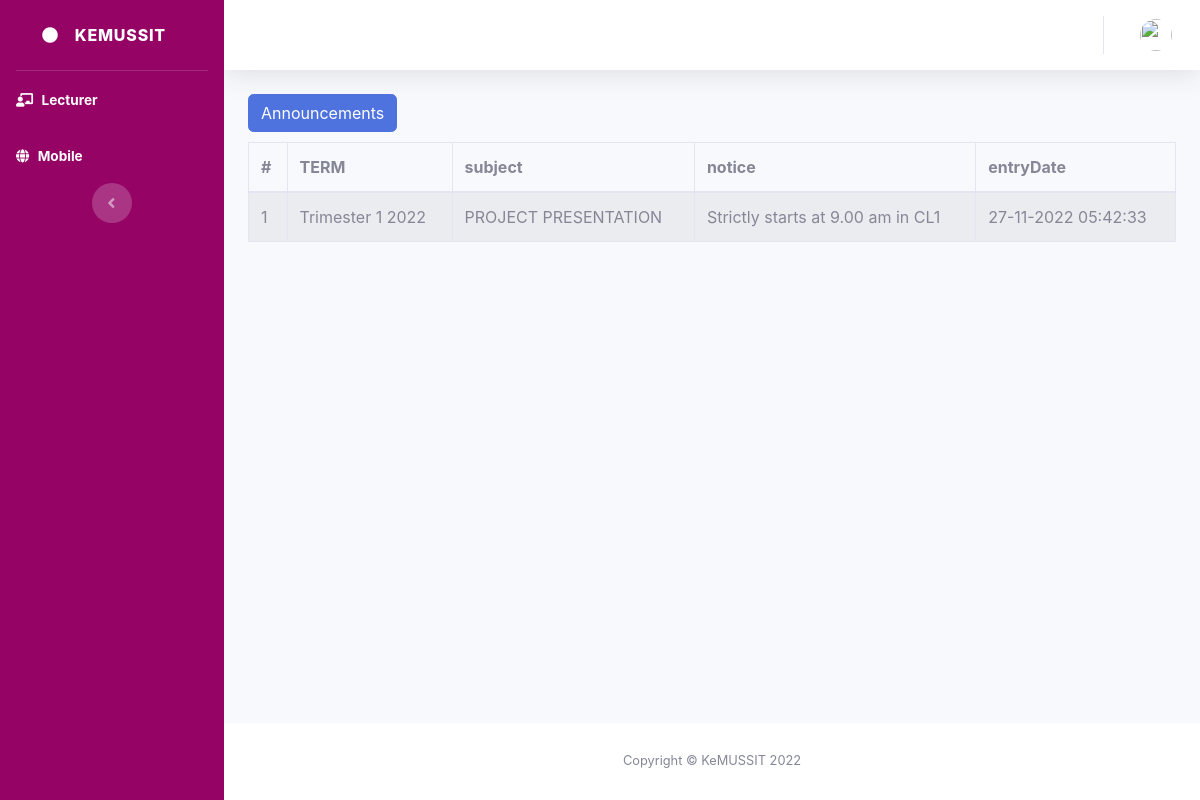
The app's page /admin_web/anno.php with its own data.
### tables this page shows
CREATE TABLE `announce` (
  `ann` int(11) NOT NULL,
  `ses` int(11) DEFAULT NULL,
  `term` varchar(50) DEFAULT NULL,
  `subject` varchar(50) DEFAULT NULL,
  `notice` varchar(250) DEFAULT NULL,
  `closure` float DEFAULT 0,
  `entry_date` varchar(50) DEFAULT NULL
);

### admin_web/anno.php (the view, shortened to what this page needs)
<?php
include 'database/connection.php';
include('header.php');
?>
<div class="dropdown" style="float: left;">
    <button class="btn btn-primary btn-xs" type="button"
        data-toggle="dropdown">Announcements</button>
</div><br>
                    <div class="row">
                        <div class="col-md-12">
                            <div class="panel panel-default">
                                <div class="panel-body">
                                    <div class="table-responsive">
                                        <table class="table table-striped table-bordered table-hover"
                                            id="dataTables-example">
                                    <thead>
                                        <tr>
                                            <th>#</th>
                                            <th>TERM</th>
                                            <th>subject</th>
                                            <th>notice</th>
                                            <th>entryDate</th>
                                        </tr>
                                    </thead>
                                            <tbody>
                                            <?php
                                                $query_run = mysqli_query($con, "SELECT * FROM announce");
                                                $i = 1;
                                                if (mysqli_num_rows($query_run) > 0) {
                                                    while ($row = mysqli_fetch_assoc($query_run)) {
                                                ?>
                                                <tr>
                                                    <td><?php echo $i; ?></td>
                                                    <td><?php echo $row['term'].' '.$row['year']; ?></td>
                                                    <td><?php echo $row['subject']; ?></td>
                                                    <td><?php echo $row['notice']; ?></td>
                                                    <td><?php echo $row['entry_date']; ?></td>
                                                </tr>
                                                <?php $i = $i + 1;
                                                    }
                                                } ?>
                                            </tbody>
                                        </table>
                                    </div>
                                </div>
                            </div>
                        </div>
                    </div>
                    <?php
include('footer.php');
?>

### records on screen
announce: term "Trimester 1 2022", subject "PROJECT PRESENTATION", notice "Strictly starts at 9.00 am in CL1", entry_date "27-11-2022 05:42:33"
